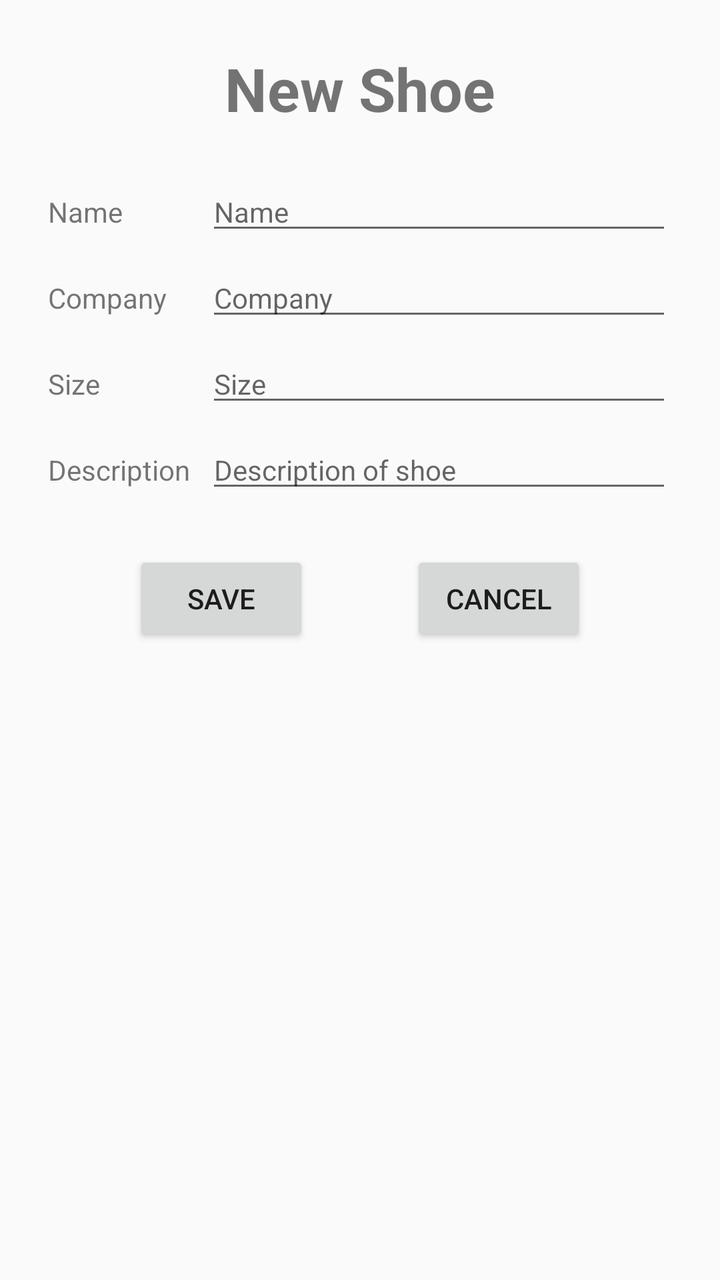
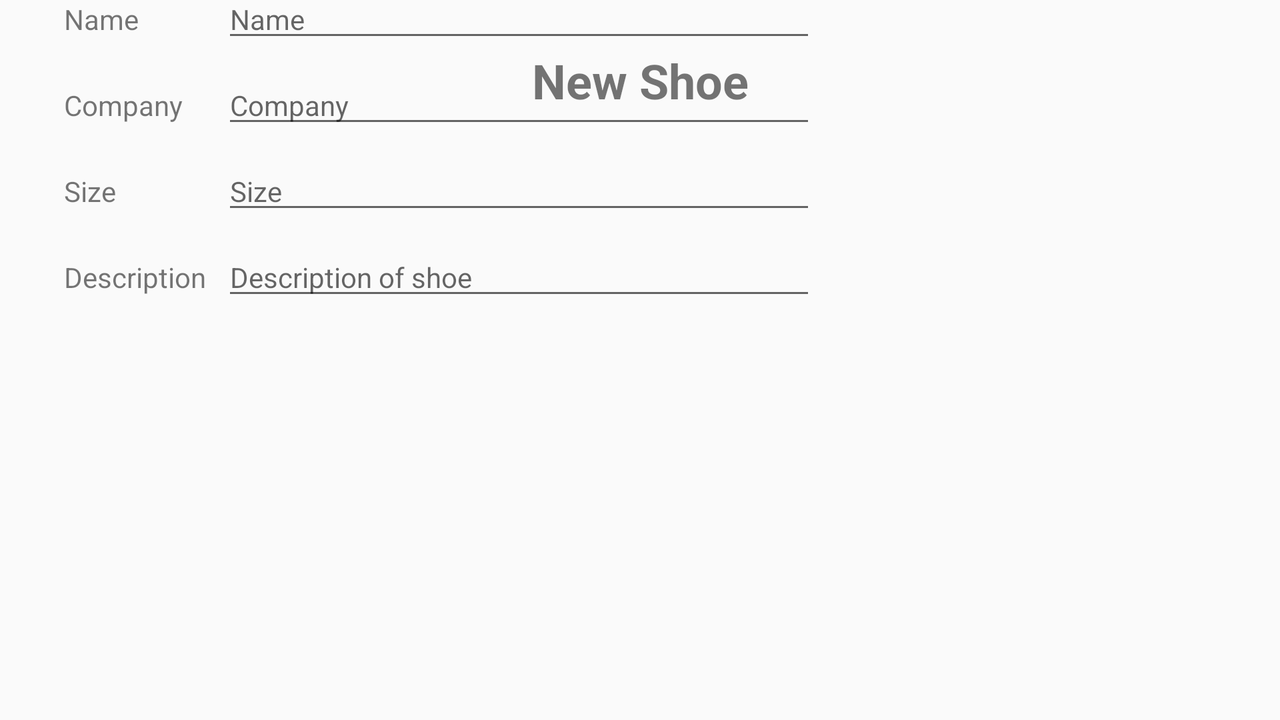

Compare how this app lays out the same screen by default and in its alternative resource folder. The renders come first, then the two layout files and the values they reference.
<!-- AndroidManifest.xml: application theme AppTheme.NoActionBar -->
<!-- res/layout/detail_fragment.xml -->
<?xml version="1.0" encoding="utf-8"?>
<layout xmlns:android="http://schemas.android.com/apk/res/android"
    xmlns:app="http://schemas.android.com/apk/res-auto"
    xmlns:tools="http://schemas.android.com/tools">

     <androidx.constraintlayout.widget.ConstraintLayout
        android:layout_width="match_parent"
        android:layout_height="match_parent"
        tools:context=".view.DetailFragment">

        
        <TextView
            android:id="@+id/caption_label"
            style="@style/screen_caption"
            android:layout_width="wrap_content"
            android:layout_height="wrap_content"
            android:layout_marginTop="24dp"
            android:text="@string/new_shoe_label"
            app:layout_constraintEnd_toEndOf="parent"
            app:layout_constraintStart_toStartOf="parent"
            app:layout_constraintTop_toTopOf="parent" />

        <TextView
            android:id="@+id/name_label"
            android:layout_width="wrap_content"
            android:layout_height="wrap_content"
            android:layout_marginStart="24dp"
            android:layout_marginTop="32dp"
            android:text="@string/name_label"
            android:textSize="@dimen/text_label_size"
            app:layout_constraintStart_toStartOf="parent"
            app:layout_constraintTop_toBottomOf="@+id/caption_label" />

        <TextView
            android:id="@+id/company_label"
            android:layout_width="wrap_content"
            android:layout_height="wrap_content"
            android:layout_marginTop="24dp"
            android:text="@string/company_label"
            android:textSize="@dimen/text_label_size"
            app:layout_constraintStart_toStartOf="@+id/name_label"
            app:layout_constraintTop_toBottomOf="@+id/name_label" />

        <TextView
            android:id="@+id/size_label"
            android:layout_width="wrap_content"
            android:layout_height="wrap_content"
            android:layout_marginTop="24dp"
            android:text="@string/size_label"
            android:textSize="@dimen/text_label_size"
            app:layout_constraintStart_toStartOf="@+id/company_label"
            app:layout_constraintTop_toBottomOf="@+id/company_label" />

        <TextView
            android:id="@+id/description_label"
            android:layout_width="wrap_content"
            android:layout_height="wrap_content"
            android:layout_marginTop="24dp"
            android:text="@string/description_label"
            android:textSize="@dimen/text_label_size"
            app:layout_constraintStart_toStartOf="@+id/size_label"
            app:layout_constraintTop_toBottomOf="@+id/size_label" />

        <EditText
            android:id="@+id/shoe_name_editText"
            android:layout_width="0dp"
            android:layout_height="wrap_content"
            android:layout_marginStart="8dp"
            android:layout_marginEnd="24dp"
            android:ems="10"
            android:hint="@string/name_hint"
            android:inputType="textPersonName"
            android:textSize="@dimen/edit_text_size"
            app:layout_constraintBaseline_toBaselineOf="@+id/name_label"
            app:layout_constraintEnd_toEndOf="parent"
            app:layout_constraintStart_toEndOf="@+id/description_label"
            android:importantForAutofill="no" />

        <EditText
            android:id="@+id/company_editText"
            android:layout_width="0dp"
            android:layout_height="wrap_content"
            android:ems="10"
            android:hint="@string/company_hint"
            android:importantForAutofill="no"
            android:inputType="textPersonName"
            android:textSize="@dimen/edit_text_size"
            app:layout_constraintBaseline_toBaselineOf="@+id/company_label"
            app:layout_constraintEnd_toEndOf="@+id/shoe_name_editText"
            app:layout_constraintStart_toStartOf="@+id/shoe_name_editText" />

        <EditText
            android:id="@+id/size_editText"
            android:layout_width="0dp"
            android:layout_height="wrap_content"
            android:ems="10"
            android:hint="@string/size_hint"
            android:importantForAutofill="no"
            android:inputType="numberDecimal"
            android:textSize="@dimen/edit_text_size"
            app:layout_constraintBaseline_toBaselineOf="@+id/size_label"
            app:layout_constraintEnd_toEndOf="@+id/company_editText"
            app:layout_constraintStart_toStartOf="@+id/company_editText" />

        <EditText
            android:id="@+id/description_editText"
            android:layout_width="0dp"
            android:layout_height="wrap_content"
            android:ems="10"
            android:hint="@string/description_of_shoe_label"
            android:importantForAutofill="no"
            android:inputType="textMultiLine|textPersonName"
            android:singleLine="false"
            android:textSize="@dimen/edit_text_size"
            app:layout_constraintBaseline_toBaselineOf="@+id/description_label"
            app:layout_constraintEnd_toEndOf="@+id/size_editText"
            app:layout_constraintStart_toStartOf="@+id/size_editText" />

        <Button
            android:id="@+id/save_button"
            android:layout_width="wrap_content"
            android:layout_height="wrap_content"
            android:layout_marginStart="16dp"
            android:layout_marginTop="24dp"
            android:text="@string/save_button_text"
            android:textSize="14sp"
            app:layout_constraintEnd_toStartOf="@+id/cancel_button"
            app:layout_constraintHorizontal_bias="0.5"
            app:layout_constraintStart_toStartOf="parent"
            app:layout_constraintTop_toBottomOf="@+id/description_editText" />

        <Button
            android:id="@+id/cancel_button"
            android:layout_width="wrap_content"
            android:layout_height="wrap_content"
            android:layout_marginEnd="16dp"
            android:text="@string/cancel_button_text"
            android:textSize="14sp"
            app:layout_constraintBaseline_toBaselineOf="@+id/save_button"
            app:layout_constraintEnd_toEndOf="parent"
            app:layout_constraintHorizontal_bias="0.5"
            app:layout_constraintStart_toEndOf="@+id/save_button" />

    </androidx.constraintlayout.widget.ConstraintLayout>
</layout>
<!-- resources referenced by this layout -->
<resources>
  <dimen name="edit_text_size">14sp</dimen>
  <dimen name="text_label_size">14sp</dimen>
  <string name="cancel_button_text">Cancel</string>
  <string name="company_hint">Company</string>
  <string name="company_label">Company</string>
  <string name="description_label">Description</string>
  <string name="description_of_shoe_label">Description of shoe</string>
  <string name="name_hint">Name</string>
  <string name="name_label">Name</string>
  <string name="new_shoe_label">New Shoe</string>
  <string name="save_button_text">Save</string>
  <string name="size_hint">Size</string>
  <string name="size_label">Size</string>
  <style name="screen_caption">
          <item name="android:textAlignment">center</item>
          <item name="android:textSize">30sp</item>
          <item name="android:textStyle">bold</item>
      </style>
  <style name="AppTheme.NoActionBar">
          <item name="windowActionBar">false</item>
          <item name="windowNoTitle">true</item>
      </style>
</resources>
<!-- res/layout-land/detail_fragment.xml (the repository's variant of the layout above) -->
<!-- drawn on the phone turned sideways -->
<?xml version="1.0" encoding="utf-8"?>
<layout xmlns:android="http://schemas.android.com/apk/res/android"
    xmlns:app="http://schemas.android.com/apk/res-auto"
    xmlns:tools="http://schemas.android.com/tools">

    <androidx.constraintlayout.widget.ConstraintLayout
        android:layout_width="match_parent"
        android:layout_height="match_parent"
        tools:context=".view.DetailFragment">

        
        <TextView
            android:id="@+id/textView12"
            android:layout_width="wrap_content"
            android:layout_height="wrap_content"
            android:layout_marginTop="24dp"
            android:text="New Shoe"
            android:textSize="24sp"
            android:textStyle="bold"
            app:layout_constraintEnd_toEndOf="parent"
            app:layout_constraintStart_toStartOf="parent"
            app:layout_constraintTop_toTopOf="parent" />

        <TextView
            android:id="@+id/textView5"
            android:layout_width="wrap_content"
            android:layout_height="wrap_content"
            android:layout_marginStart="32dp"
            android:text="Name"
            app:layout_constraintStart_toStartOf="parent"
            tools:layout_editor_absoluteY="124dp" />

        <TextView
            android:id="@+id/textView6"
            android:layout_width="wrap_content"
            android:layout_height="wrap_content"
            android:layout_marginTop="24dp"
            android:text="Company"
            app:layout_constraintStart_toStartOf="@+id/textView5"
            app:layout_constraintTop_toBottomOf="@+id/textView5" />

        <TextView
            android:id="@+id/textView9"
            android:layout_width="wrap_content"
            android:layout_height="wrap_content"
            android:layout_marginTop="24dp"
            android:text="Size"
            app:layout_constraintStart_toStartOf="@+id/textView6"
            app:layout_constraintTop_toBottomOf="@+id/textView6" />

        <TextView
            android:id="@+id/textView10"
            android:layout_width="wrap_content"
            android:layout_height="wrap_content"
            android:layout_marginTop="24dp"
            android:text="Description"
            app:layout_constraintStart_toStartOf="@+id/textView9"
            app:layout_constraintTop_toBottomOf="@+id/textView9" />

        <ImageView
            android:id="@+id/imageView"
            android:layout_width="200dp"
            android:layout_height="200dp"
            android:layout_marginEnd="16dp"
            app:layout_constraintEnd_toEndOf="parent"
            tools:layout_editor_absoluteY="105dp"
            tools:srcCompat="@tools:sample/avatars" />

        <EditText
            android:id="@+id/editTextTextPersonName"
            android:layout_width="0dp"
            android:layout_height="wrap_content"
            android:layout_marginStart="8dp"
            android:layout_marginEnd="16dp"
            android:ems="10"
            android:hint="Name"
            android:inputType="textPersonName"
            android:textSize="14sp"
            app:layout_constraintBaseline_toBaselineOf="@+id/textView5"
            app:layout_constraintEnd_toStartOf="@+id/imageView"
            app:layout_constraintStart_toEndOf="@+id/textView10" />

        <EditText
            android:id="@+id/editTextTextPersonName2"
            android:layout_width="0dp"
            android:layout_height="wrap_content"
            android:ems="10"
            android:hint="Company"
            android:inputType="textPersonName"
            android:textSize="14sp"
            app:layout_constraintBaseline_toBaselineOf="@+id/textView6"
            app:layout_constraintEnd_toEndOf="@+id/editTextTextPersonName"
            app:layout_constraintStart_toStartOf="@+id/editTextTextPersonName" />

        <EditText
            android:id="@+id/editTextTextPersonName3"
            android:layout_width="0dp"
            android:layout_height="wrap_content"
            android:ems="10"
            android:hint="Size"
            android:inputType="textPersonName"
            android:textSize="14sp"
            app:layout_constraintBaseline_toBaselineOf="@+id/textView9"
            app:layout_constraintEnd_toEndOf="@+id/editTextTextPersonName2"
            app:layout_constraintStart_toStartOf="@+id/editTextTextPersonName2" />

        <EditText
            android:id="@+id/editTextTextPersonName4"
            android:layout_width="0dp"
            android:layout_height="wrap_content"
            android:ems="10"
            android:hint="Description of shoe"
            android:inputType="textPersonName"
            android:singleLine="false"
            android:textSize="14sp"
            app:layout_constraintBaseline_toBaselineOf="@+id/textView10"
            app:layout_constraintEnd_toEndOf="@+id/editTextTextPersonName3"
            app:layout_constraintStart_toStartOf="@+id/editTextTextPersonName3" />

    </androidx.constraintlayout.widget.ConstraintLayout>
</layout>
<!-- resources referenced by the variant -->
<!-- as the phone turned sideways resolves them -->
<resources>
  <style name="AppTheme.NoActionBar">
          <item name="windowActionBar">false</item>
          <item name="windowNoTitle">true</item>
      </style>
</resources>
